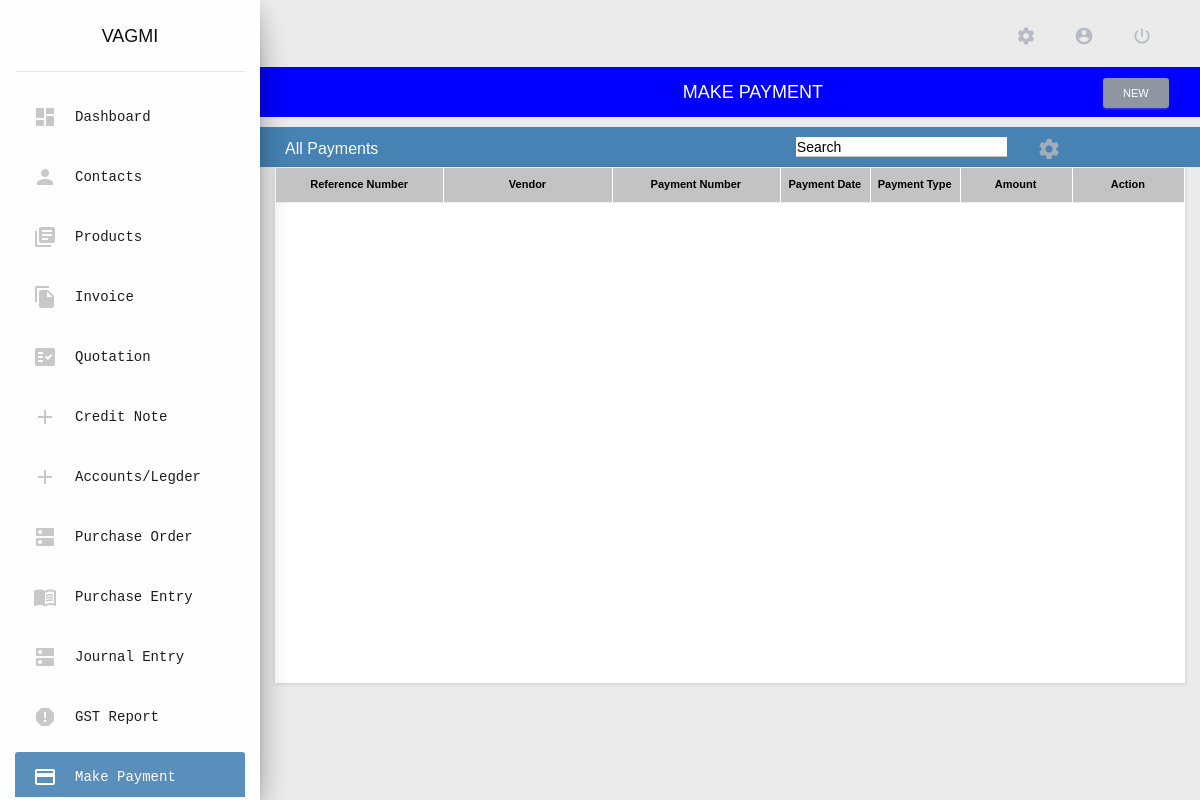
/paymentmade/ (signed in), run on an earlier commit of the app's database.
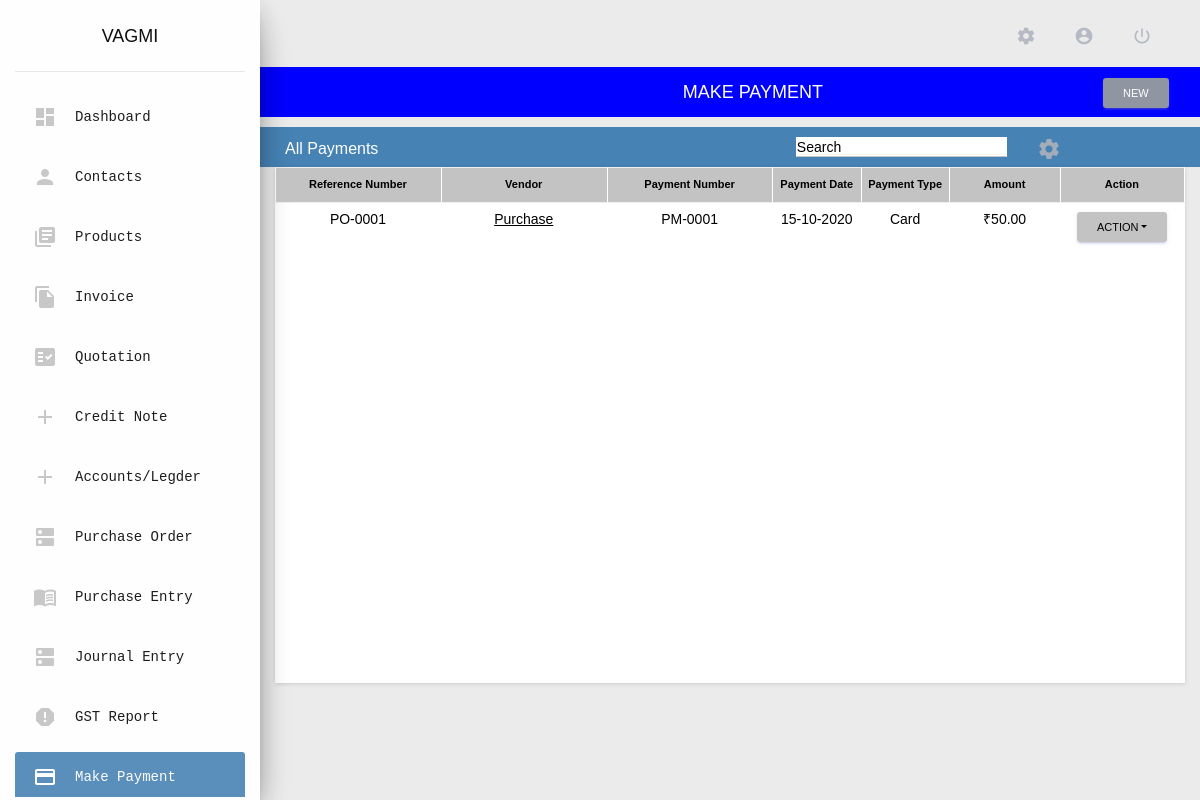
And on a later commit of the database.
### app/models/payment_made_model.py (models this page shows, shortened)
class PurchasePayment(models.Model):
    TYPE = (
        ('off', 'off'),
        ('on', 'on'),
    )
    SAVE_TYPES = (
        (1, 'save_close'),
        (2, 'save_draft'),
    )
    user = models.ForeignKey(User, on_delete = models.CASCADE, db_index = True, null = True,)
    purchase_entry_reference = models.ForeignKey(
        PurchaseEntry,
        on_delete = models.SET_NULL,
        db_index = True,
        null = True,
        blank = True,
    )
    expense = models.ForeignKey(
        Expense,
        on_delete = models.SET_NULL,
        db_index = True,
        null = True,
        blank = True,
    )
    account = models.ForeignKey(
        AccGroups,
        on_delete = models.SET_NULL,
        db_index = True,
        blank = True,
        null = True,
    )
    vendor = models.ForeignKey(
        Contacts,
        on_delete = models.SET_NULL,
        db_index = True,
        null = True,
        blank = True,
    )
    payment_number = models.CharField(
        max_length = 100,
        db_index = True,
        blank=True,
        null=True,
    )
    payment_number_check = models.CharField(
        db_index = True,
        max_length=4,
        default = 'off',
        choices = TYPE,
        blank=True,
        null=True,
    )
    save_type = models.IntegerField(
        db_index = True,
        default = 1,
        choices = SAVE_TYPES,
    )
    payment_date = models.DateField(
        auto_now=False,
        auto_now_add=False,
        db_index = True,
        blank= True,
        null= True,
    )
    payment_reference = models.CharField(
        db_index = True,
        max_length=100,
        blank = True,
        null=True
    )
    payment_mode = models.IntegerField(
        db_index = True,
        blank=True,
        null=True,
        choices = payment_constants.PAYMENT_TYPE,
    )
    Note = models.CharField(
        max_length = 400,
        blank = True,
        null = True,
        db_index = True,
    )
    attachements = models.FileField(
        upload_to = attachments_rename,
        db_index = True,
        blank = True,
        null = True,
    )
    Amount = models.CharField(
        max_length=20,
        db_index = True,
        blank = True,
        null = True,
    )
    class Meta:
        verbose_name_plural = 'payment_made_tbl'

### app/models/contacts_model.py (models this page shows, shortened)
class Contacts(models.Model):
    user = models.ForeignKey(User, on_delete = models.CASCADE, db_index = True, null = True,)
    app_id = models.CharField(
        max_length = 30,
        db_index = True,
        blank = True,
        null = True,
    )
    is_imported_user = models.BooleanField(
        default = False,
        db_index = True,
        choices = user_constants.IS_TRUE,
        blank = True,
    )
    imported_user = models.ForeignKey(
        User,
        related_name = 'imported_user',
        db_index = True,
        blank = True,
        null = True,
        on_delete = models.SET_NULL,
    )
    customer_type = models.IntegerField(
        db_index = True,
        choices = user_constants.CUSTOMER_TYPE,
        default = 1,
        null = True,
        blank = True,
    )
    contact_delete_status = models.IntegerField(
        db_index = True,
        default = 0,
        null = False,
        blank = False,
    )
    is_sub_customer = models.IntegerField(
        choices = user_constants.IS_SUB_CUSTOMER,
        default = 1,
        db_index = True,
        null = True,
        blank = True,
    )
    salutation = models.IntegerField(
        db_index = True,
        default = 0,
        choices = user_constants.SALUTATIONS,
    )
    contact_name = models.CharField(
        max_length = 250,
        blank = False,
        null = False,
        db_index = True,
    )
    display_name = models.CharField(
        max_length = 250,
        blank = True,
        null = True,
        db_index = True,
    )
    organization_type = models.IntegerField(
        db_index = True,
        choices = user_constants.ORGANIZATION_TYPE,
        default = 1,
    )
    organization_name = models.CharField(
        max_length = 250,
        db_index = False,
        blank = True,
        null = True,
    )
    is_msme_reg = models.BooleanField(
        db_index = True,
        choices = user_constants.IS_TRUE,
        default = False,
    )
    email = models.EmailField(
        blank = True,
        null = True,
        db_index = True,
    )
    phone_country_code = models.IntegerField(
        db_index = True,
        blank = False,
        choices = user_constants.PHONE_COUNTRY_CODE,
        default = 45,
        null = True,
    )
    phone = models.CharField(
        max_length = 250,
        db_index = True,
        blank = True,
        null = True,
    )
    website = models.CharField(
        max_length = 250,
        db_index = True,
        blank = True,
        null = True,
    )
    facebook = models.CharField(
        blank = True,
        null = True,
        max_length = 250,
    )
    twitter = models.CharField(
        blank = True,
        null = True,
        max_length = 250,
    )
    is_active = models.BooleanField(
        db_index = True,
        choices =  user_constants.IS_TRUE,
        default = True,
    )
    notes = models.TextField(
        blank = True,
        null = True,
    )
    attachements = models.FileField(
        upload_to = attachments_rename,
        db_index = True,
        blank = True,
        null = True,
    )
    created_on = models.DateTimeField(
        auto_now = True,
        db_index = True,
    )
    updated_on = models.DateTimeField(
        auto_now = False,
        db_index = True,
        null = True,
    )
    unused_credit = models.CharField(
        default='0.00',
        blank=True,
        null=True,
        db_index= True,
        max_length=20,
    )
    def __str__(self):
        if(self.organization_name is None):
            if not self.is_active:
                return "{} (Inactive)".format(self.contact_name)
            return "{}".format(self.contact_name)
        else:
            if not self.is_active:
                return "{} - ({}) (Inactive)".format(self.contact_name,self.organization_name)
            return "{} - ({})".format(self.contact_name,self.organization_name)
        return self.contact_name.upper()
    class Meta:
        verbose_name_plural = 'contacts_tbl'

### app/views/payment_made.py (the view)
# urls.py: path('paymentmade/', never_cache(login_required(payment_made.PaymentMade.as_view())), name = 'payment_made'),
class PaymentMade(View):
    template_name = 'app/app_files/payment_made/base.html'
    data = defaultdict()
    data["view"] = ""
    data["contacts"] = {}
    data["active_link"] = 'Make Payment'
    data["breadcrumb_title"] = 'MAKE PAYMENT'
    data['type'] = 'view'
    data["css_files"] = []
    data["js_files"] = ['custom_files/js/customize_view.js']
    data["included_template"] = 'app/app_files/payment_made/view_payment_made.html'
    def get(self, request):
        pay =  PurchasePayment.objects.filter(user = request.user)
        self.data['pay'] = pay
        return render(request, self.template_name, self.data)

### app/templatetags/common_filters.py (called while the page is built)
@register.simple_tag
def load_css_files(scripts = list()):
    html = []
    for script in scripts:
        html.append('<link rel="stylesheet" href="'+settings.STATIC_URL+script+'"/>')
    return safestring.mark_safe(''.join(html))

@register.simple_tag
def load_javascript_files(scripts = list()):
    html = []
    for script in scripts:
        html.append('<script src="'+settings.STATIC_URL+script+'"></script>')
    return safestring.mark_safe(''.join(html))

### app/templates/app/app_files/payment_made/base.html
{% extends 'app/base/base.html' %}
{% load static %}
{% load common_filters %}
{% load pagination %}
{% block content %}
<div class="row custom-row" style="padding:10px; background: linear-gradient(60deg,#f5700c,#ff9800);">
     <div class="col-md-2" style = "margin-right: inherit;" >
        <b>All Payments</b>
    </div>
    <div class="col-md-3">
        <input type="search" name="search" id="con_search" placeholder="Search" class="form-control" style="margin-left:410px;">
    </div>
    <div class="col-1">
        <span title="Custom View" class="material-icons icons" data-toggle="modal" data-target="#CustomizeViewModel" style="color: rgba(190, 186, 186, 0.781); margin-left:410px;">settings</span>
    </div>
</div>
<div class="container">
    {% include included_template %}
</div>
{% endblock %}

### app/templates/app/app_files/payment_made/view_payment_made.html (shortened to what the changed rows need)
    <div class="row">
        <div class="col-lg-12">
            <div class="card">
                <div class="card-body">
                    <div class="table" id="customize_table">
                        <table class=" table-bordered" width="100%" cellspacing="0" id="payment_view">
                            <thead  style="background-color: #EEEEEE; color:#000000; font-size:11px">
                                {% if customize.entry_reference != 0 %}
                                <th class="text-center customize_entry_reference" style="color:#000000; font-size:11px;width: 15%">Reference Number</th>
                                {% else %}
                                <th class="text-center customize_entry_reference" style="color:#000000; font-size:11px;width: 15%;display: none;">Reference Number</th>
                                {% endif %}
                                {% if customize.entry_vendor != 0 %}
                                <th class="text-center customize_entry_vendor" style="color:#000000; font-size:11px;width: 15%">Vendor</th>
                                {% else %}
                                <th class="text-center customize_entry_vendor" style="color:#000000; font-size:11px;width: 15%;display: none;">Vendor</th>
                                {% endif %}
                                {% if customize.entry_reference != 0 %}
                                <th class="text-center customize_entry_reference" style="color:#000000; font-size:11px;width: 15%">Payment Number</th>
                                {% else %}
                                <th class="text-center customize_entry_reference" style="color:#000000; font-size:11px;width: 15%;display: none;">Payment Number</th>
                                {% endif %}
                                {% if customize.entry_date != 0 %}
                                <th class="text-center customize_entry_date" style="color:#000000; font-size:11px;width: 8%">Payment Date</th>
                                {% else %}
                                <th class="text-center customize_entry_date" style="color:#000000; font-size:11px;width: 8%;display: none;">Payment Date</th>
                                {% endif %}
                                {% if customize.entry_status != 0 %}
                                <th class="text-center customize_entry_status" style="color:#000000; font-size:11px;width: 8%">Payment Type</th>
                                {% else %}
                                <th class="text-center customize_entry_status" style="color:#000000; font-size:11px;width: 8%;display: none;">Payment Type</th>
                                {% endif %}
                                {% if customize.entry_total != 0 %}
                                <th class="text-center customize_entry_amount" style="color:#000000; font-size:11px;width: 10%">Amount</th>
                                {% else %}
                                <th class="text-center customize_entry_amount" style="color:#000000; font-size:11px;width: 10%;display: none;">Amount</th>
                                {% endif %}
                                <th class="text-center" style="color:#000000; font-size:11px;width: 10%;">Action</th>
                            </thead>
                            <tbody>
                                {% for i in pay %}
                                    <tr>
                                        {% if customize.entry_reference != 0 %}
                                        <td align="center" class="customize_entry_reference">
                                            {% if i.payment_reference %}
                                            {{i.payment_reference}}
                                            {% else %}
                                            None
                                            {% endif %}
                                        </td>
                                        {% endif %}
                                        {% if customize.entry_vendor != 0 %}
                                        <td align="center" class="customize_entry_vendor">
                                            <a class="contact_name" title="{{i.vendor}}"id="hover" href="{% url 'edit_purchase_entry' i.id %}" style="color: #8b92a9;text-decoration: underline;">
                                                {{i.vendor|truncatechars:20 |title}}
                                            </a>
                                        </td>
                                        {% endif %}
                                        {% if customize.entry_date != 0 %}
                                        <td align="center" class="customize_entry_date" >{{i.payment_number}}</td>
                                        {% else %}
                                        <td align="center" class="customize_entry_date" style="display: none;">{{i.payment_number}}</td>
                                        {% endif %}
                                        {% if customize.entry_status != 0 %}
                                        <td align="center" class="customize_entry_status">
                                            {% if i.payment_date %}
                                            {{i.payment_date|date:"d-m-Y"}}
                                            {% else %}
                                            None
                                            {% endif %}
                                        </td>
                                        {% endif %}
                                        {% if customize.entry_due_date != 0 %}
                                        <td align="center" class="customize_entry_due_date">
                                            {% if i.payment_mode %}
                                            {{i.get_payment_mode_display}}
                                            {% else %}
                                            None
                                            {% endif %}
                                        </td>
                                        {% endif %}
                                        {% if customize.entry_total != 0 %}
                                        <td align="center" class="customize_entry_amount">
                                            ₹{{i.Amount}}
                                        </td>
                                        {% else %}
                                        <td align="center" class="customize_entry_amount">
                                            ₹{{i.Amount}}
                                        </td>
                                        {% endif %}
                                        <td class="text-center" align="center" >
                                            <div class="dropdown">
                                                <button class="btn btn-primary dropdown-toggle btn-sm" type="button" id="dropdownMenuButton" data-toggle="dropdown" aria-haspopup="true" aria-expanded="false" style="color:black;">Action</button>
                                            </div>
                                        </td>
                                    </tr>
                                {% endfor %}
                            </tbody>
                        </table>
                    </div>
                </div>
            </div>
        </div>
    </div>

What changed in the data, as far as the page shows it:
added PurchasePayment: payment_reference "PO-0001", vendor "Purchase", payment_number "PM-0001", payment_date "15-10-2020", payment_mode "Card", Amount "50.00"
